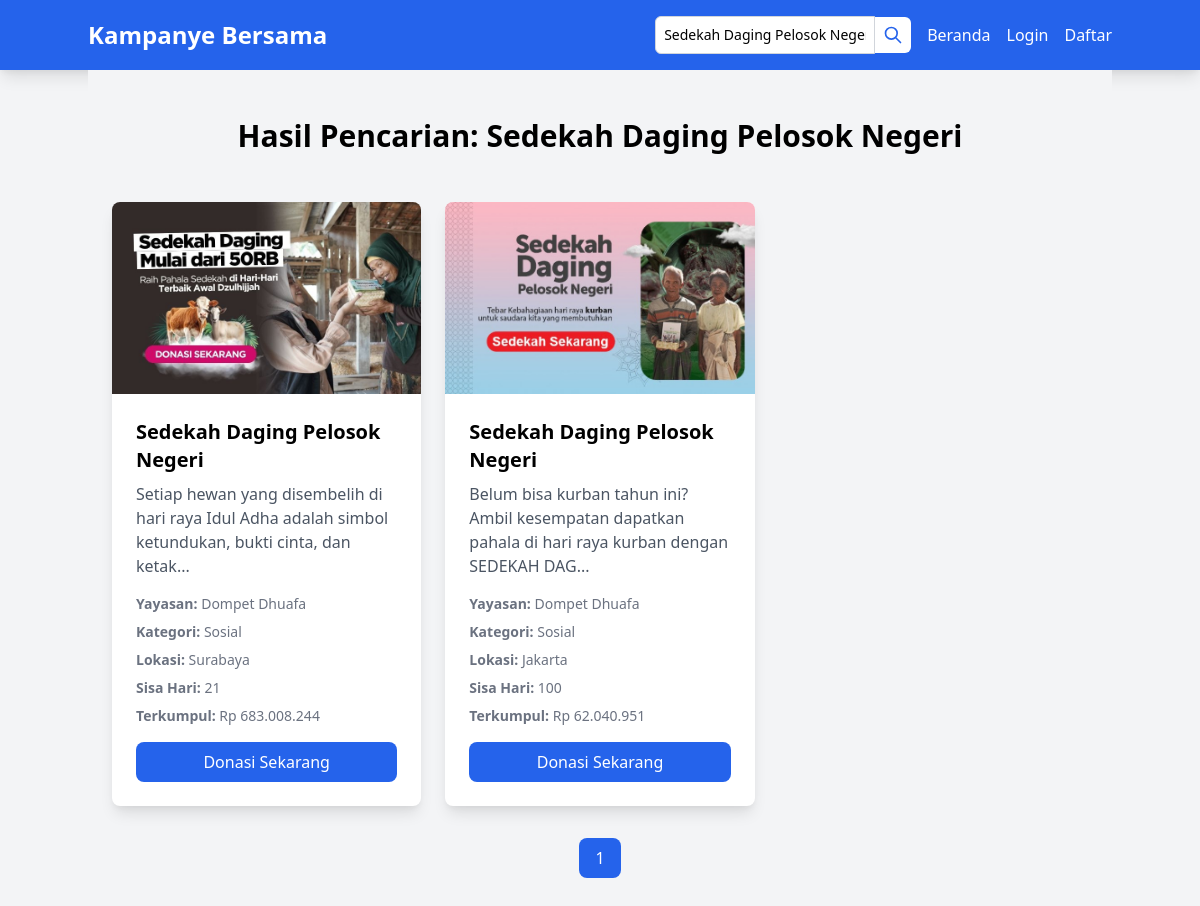
Page /search_results.php?keyword=Sedekah Daging Pelosok Negeri on the committed database.
### tables this page shows
CREATE TABLE `campaigns` (
  `id` int(11) NOT NULL,
  `judul` varchar(255) NOT NULL COMMENT 'Judul kampanye',
  `deskripsi` text NOT NULL COMMENT 'Deskripsi kampanye untuk Content-Based Filtering',
  `yayasan` varchar(100) NOT NULL COMMENT 'Nama yayasan penyelenggara',
  `kategori` text NOT NULL COMMENT 'Kategori kampanye (dipisah koma, misalnya: Kesehatan,Sosial)',
  `sisa_hari` int(11) NOT NULL COMMENT 'Sisa hari kampanye berlangsung',
  `uploaded_by` int(11) DEFAULT NULL COMMENT 'ID pengguna yang mengunggah (referensi ke users.id)',
  `uploaded_at` timestamp NOT NULL DEFAULT current_timestamp() COMMENT 'Waktu unggah kampanye',
  `gambar` varchar(255) DEFAULT 'default.jpg' COMMENT 'Nama file gambar kampanye',
  `lokasi` varchar(255) DEFAULT 'Tidak diketahui' COMMENT 'Lokasi kampanye',
  `terkumpul` decimal(15,2) DEFAULT 0.00,
  `sisahari` varchar(10) DEFAULT '∞'
);

### search_results.php (the view, shortened to what this page needs)
<?php
$conn = new mysqli('localhost', 'root', '', 'campaign_recommendation');
$keyword = isset($_GET['keyword']) ? trim($_GET['keyword']) : '';
$campaigns = [];
$total_items = 0;
$items_per_page = 12;
$page = isset($_GET['page']) && is_numeric($_GET['page']) ? max(1, (int)$_GET['page']) : 1;
$offset = ($page - 1) * $items_per_page;
if ($keyword) {
    $stmt = $conn->prepare("SELECT id, judul, deskripsi, yayasan, kategori, lokasi, sisa_hari, gambar, terkumpul
                            FROM campaigns
                            WHERE judul LIKE ?");
    $like_keyword = "%$keyword%";
    $stmt->bind_param("s", $like_keyword);
    $stmt->execute();
    $result = $stmt->get_result();
    while ($row = $result->fetch_assoc()) {
        $campaigns[] = [
            'id' => $row['id'],
            'judul' => $row['judul'],
            'deskripsi' => $row['deskripsi'],
            'yayasan' => $row['yayasan'],
            'kategori' => $row['kategori'],
            'lokasi' => $row['lokasi'],
            'sisa_hari' => $row['sisa_hari'],
            'gambar' => $row['gambar'],
            'terkumpul' => $row['terkumpul']
        ];
    }
    $count_stmt = $conn->prepare("SELECT COUNT(*) as total FROM campaigns WHERE judul LIKE ?");
    $count_stmt->bind_param("s", $like_keyword);
    $count_stmt->execute();
    $total_items = $count_stmt->get_result()->fetch_assoc()['total'];
}
$total_pages = ceil($total_items / $items_per_page);
$campaigns = array_slice($campaigns, $offset, $items_per_page);
?>
<?php require 'templatess/header.php'; ?>
<div class="container mx-auto px-6 py-12 bg-gray-100">
    <h2 class="text-3xl font-bold text-center mb-12">Hasil Pencarian: <?php echo htmlspecialchars($keyword); ?></h2>
    <?php if (!empty($campaigns)): ?>
        <div class="grid grid-cols-1 md:grid-cols-2 lg:grid-cols-3 gap-6">
            <?php foreach ($campaigns as $row): ?>
                <div class="bg-white rounded-lg shadow-lg overflow-hidden">
                    <img src="images/<?php echo htmlspecialchars($row['gambar']); ?>" alt="<?php echo htmlspecialchars($row['judul']); ?>" class="w-full h-48 object-cover">
                    <div class="p-6">
                        <h3 class="text-xl font-semibold mb-2"><?php echo htmlspecialchars($row['judul']); ?></h3>
                        <p class="text-gray-600 mb-4"><?php echo htmlspecialchars(substr($row['deskripsi'], 0, 100)) . (strlen($row['deskripsi']) > 100 ? '...' : ''); ?></p>
                        <div class="space-y-2">
                            <p class="text-sm text-gray-500"><strong>Yayasan:</strong> <?php echo htmlspecialchars($row['yayasan']); ?></p>
                            <p class="text-sm text-gray-500"><strong>Kategori:</strong> <?php echo htmlspecialchars($row['kategori']); ?></p>
                            <p class="text-sm text-gray-500"><strong>Lokasi:</strong> <?php echo htmlspecialchars($row['lokasi']); ?></p>
                            <p class="text-sm text-gray-500"><strong>Sisa Hari:</strong> <?php echo htmlspecialchars($row['sisa_hari']); ?></p>
                            <p class="text-sm text-gray-500"><strong>Terkumpul:</strong> Rp <?php echo number_format($row['terkumpul'] ?? 0, 0, ',', '.'); ?></p>
                        </div>
                        <div class="mt-4 space-y-2">
                            <a href="<?php echo isset($_SESSION['user_id']) ? 'recommendations.php?select=' . $row['id'] : 'login.php?redirect=index.php'; ?>" class="block w-full bg-blue-600 text-white font-medium rounded-lg px-4 py-2 text-center hover:bg-blue-700 transition">
                                <?php echo isset($_SESSION['user_id']) ? 'Pilih sebagai Acuan' : 'Donasi Sekarang'; ?>
                            </a>
                        </div>
                    </div>
                </div>
            <?php endforeach; ?>
        </div>
        <div class="mt-8 flex justify-between items-center space-x-2">
            <div class="flex space-x-2">
                <?php for ($i = 1; $i <= $total_pages; $i++): ?>
                    <a href="?page=<?php echo $i; ?>&keyword=<?php echo urlencode($keyword); ?>" class="px-4 py-2 <?php echo $i == $page ? 'bg-blue-600 text-white' : 'bg-gray-200 text-gray-700 hover:bg-gray-300'; ?> rounded-lg transition"><?php echo $i; ?></a>
                <?php endfor; ?>
            </div>
        </div>
    <?php else: ?>
        <p class="text-center text-gray-600">Tidak ada kampanye yang ditemukan untuk kata kunci "<?php echo htmlspecialchars($keyword); ?>".</p>
    <?php endif; ?>
</div>
<?php
require 'templatess/footer.php';
?>

### templatess/header.php (shortened to what this page needs)
<?php
$is_admin = false;
$is_expert = false;
?>
<!DOCTYPE html>
<html lang="id">
<head>
    <link href="https://cdn.jsdelivr.net/npm/tailwindcss@2.2.19/dist/tailwind.min.css" rel="stylesheet">
    <link rel="stylesheet" href="static/style.css">
</head>
<body class="bg-gray-100">
    <nav class="bg-blue-600 p-4 shadow-lg">
        <div class="container mx-auto flex justify-between items-center">
            <h1 class="text-white text-2xl font-bold">Kampanye Bersama</h1>
            <div class="flex items-center space-x-4">
                <form method="GET" action="search_results.php" class="flex items-center">
                    <input type="text" name="keyword" placeholder="Cari judul kampanye..." class="p-2 rounded-l-md border border-gray-300 focus:outline-none focus:ring-2 focus:ring-blue-500 text-sm" value="<?php echo isset($_GET['keyword']) ? htmlspecialchars($_GET['keyword']) : ''; ?>">
                    <button type="submit" class="bg-white text-blue-600 p-2 rounded-r-md hover:bg-gray-100 transition">
                        <svg class="w-5 h-5" fill="none" stroke="currentColor" viewBox="0 0 24 24" xmlns="http://www.w3.org/2000/svg">
                            <path stroke-linecap="round" stroke-linejoin="round" stroke-width="2" d="M21 21l-6-6m2-5a7 7 0 11-14 0 7 7 0 0114 0z"></path>
                        </svg>
                    </button>
                </form>
                <div class="flex space-x-4">
                    <a href="index.php" class="text-white hover:text-gray-200">Beranda</a>
                    <?php if (isset($_SESSION['user_id'])): ?>
                        <a href="recommendations.php" class="text-white hover:text-gray-200">Rekomendasi</a>
                        <a href="profile.php" class="text-white hover:text-gray-200">Profile</a>
                        <?php if ($is_admin): ?>
                            <a href="admin.php?section=tambah-manual" class="text-white hover:text-gray-200">Admin</a>
                        <?php endif; ?>
                        <?php if ($is_expert): ?>
                            <a href="expert.php" class="text-white hover:text-gray-200">Expert</a>
                        <?php endif; ?>
                        <a href="logout.php" class="text-white hover:text-gray-200">Logout</a>
                    <?php else: ?>
                        <a href="login.php" class="text-white hover:text-gray-200">Login</a>
                        <a href="register.php" class="text-white hover:text-gray-200">Daftar</a>
                    <?php endif; ?>
                </div>
            </div>
        </div>
    </nav>

### templatess/footer.php
</body>
</html>

### static/style.css (style rules this page uses)
img { max-width: 100%; height: auto; }

### rows in the picture
campaigns: gambar (picture), judul "Sedekah Daging Pelosok Negeri", deskripsi "Setiap hewan yang disembelih di hari raya Idul Adha adalah simbol ketundukan, bukti cinta, dan ketak", yayasan "Dompet Dhuafa", kategori "Sosial", lokasi "Surabaya", sisa_hari "21", terkumpul "683.008.244"
campaigns: gambar (picture), judul "Sedekah Daging Pelosok Negeri", deskripsi "Belum bisa kurban tahun ini? Ambil kesempatan dapatkan pahala di hari raya kurban dengan SEDEKAH DAG", yayasan "Dompet Dhuafa", kategori "Sosial", lokasi "Jakarta", sisa_hari "100", terkumpul "62.040.951"

### other values in the picture
$keyword "Sedekah Daging Pelosok Negeri"
